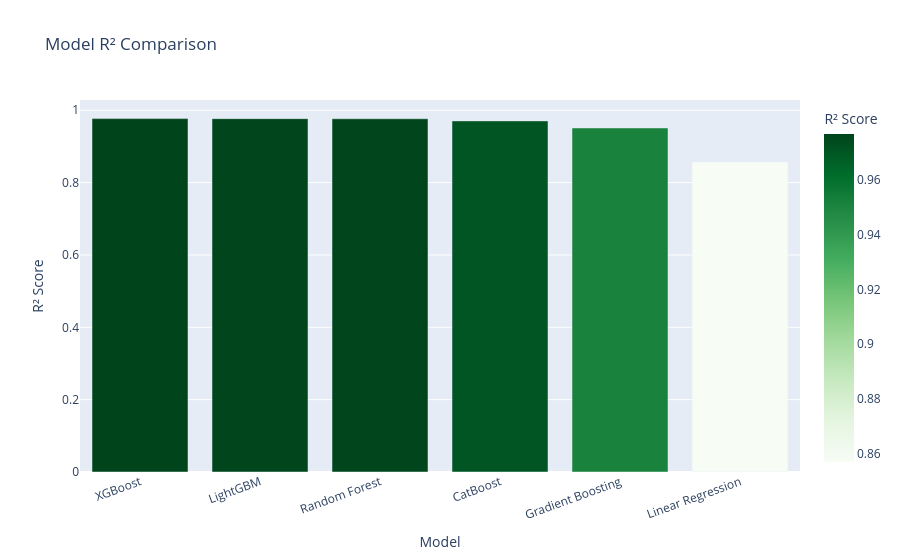

Notebook source saved alongside this figure:
### Code cell
import plotly.express as px

# Comparison table
results_df = pd.DataFrame(results).T.sort_values('R2', ascending=False)
print("Model Comparison (sorted by R²):")
print(results_df.to_string())

# Plot
fig = px.bar(results_df.reset_index(), x='index', y='R2',
             title='Model R² Comparison',
             labels={'index': 'Model', 'R2': 'R² Score'},
             color='R2', color_continuous_scale='Greens')
fig.update_layout(xaxis_tickangle=-20)
fig.show()

### Figure 1 — Plotly figure (JSON) as saved in the notebook; plotly's stock layout.template omitted (floating-point values rounded to 4 significant figures)
{"data": [{"alignmentgroup": "True", "hovertemplate": "Model=%{x}<br>R² Score=%{marker.color}<extra></extra>", "legendgroup": "", "marker": {"color": [0.9769, 0.9767, 0.9764, 0.9706, 0.951, 0.8569], "coloraxis": "coloraxis", "pattern": {"shape": ""}}, "name": "", "offsetgroup": "", "orientation": "v", "showlegend": false, "textposition": "auto", "type": "bar", "x": ["XGBoost", "LightGBM", "Random Forest", "CatBoost", "Gradient Boosting", "Linear Regression"], "xaxis": "x", "y": [0.9769, 0.9767, 0.9764, 0.9706, 0.951, 0.8569], "yaxis": "y"}], "layout": {"barmode": "relative", "coloraxis": {"colorbar": {"title": {"text": "R² Score"}}, "colorscale": [[0, "rgb(247,252,245)"], [0.125, "rgb(229,245,224)"], [0.25, "rgb(199,233,192)"], [0.375, "rgb(161,217,155)"], [0.5, "rgb(116,196,118)"], [0.625, "rgb(65,171,93)"], [0.75, "rgb(35,139,69)"], [0.875, "rgb(0,109,44)"], [1, "rgb(0,68,27)"]]}, "legend": {"tracegroupgap": 0}, "title": {"text": "Model R² Comparison"}, "xaxis": {"anchor": "y", "domain": [0, 1], "tickangle": -20, "title": {"text": "Model"}}, "yaxis": {"anchor": "x", "domain": [0, 1], "title": {"text": "R² Score"}}}}
